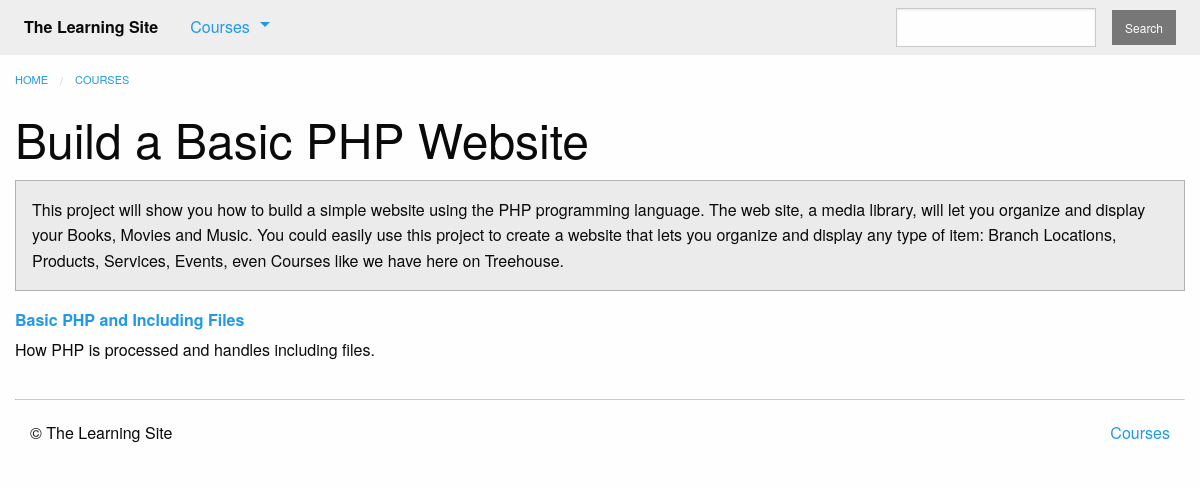
The app's page /courses/21/ with its own data.
### courses/models.py (models this page shows, shortened)
class Course(models.Model):
    created_at = models.DateTimeField(auto_now_add=True)
    title = models.CharField(max_length=255)
    description = models.TextField()
    teacher = models.ForeignKey(User)
    subject = models.CharField(default='', max_length=100)
    published = models.BooleanField(default=False)

class Step(models.Model):
    title = models.CharField(max_length=255)
    description = models.TextField()
    order = models.IntegerField(default=0)
    course = models.ForeignKey(Course)
    class Meta:
        abstract = True
        ordering = ['order',]

class Quiz(Step):
    total_questions = models.IntegerField(default=4)
    times_taken = models.IntegerField(default=0, editable=False)
    class Meta:
        verbose_name_plural = "Quizzes"
    def get_absolute_url(self):
        return reverse('courses:quiz', kwargs={
                'course_pk': self.course_id,
                'step_pk': self.id
            })

### courses/views.py (the view)
# urls.py: url(r'(?P<pk>\d+)/$', views.course_detail, name='detail'),
def course_detail(request, pk):
    course = get_object_or_404(models.Course, pk=pk, published=True)
    steps = sorted(chain(course.text_set.all(), course.quiz_set.all()),
                   key=lambda step: step.order)
    return render(request, 'courses/course_detail.html', {
            'course': course,
            'steps': steps
        })

### courses/templatetags/course_extras.py (called while the page is built)
@register.inclusion_tag('courses/course_nav.html')
def nav_courses_list():
    courses = Course.objects.filter(published=True).order_by('-created_at').values('id','title')[:5]
    return {'courses': courses}

@register.filter('markdown_to_html')
def markdown_to_html(markdown_text):
    html_body = markdown2.markdown(markdown_text)
    return mark_safe(html_body)

### courses/templates/courses/course_detail.html (shortened to what this page needs)
{% extends "courses/layout.html" %}
{% load course_extras %}
{% block content %}
    <div class="row columns">
        {{ block.super }}
        <article>
            <h1 class="">{{ course.title }}</h1>
            <div class="callout secondary">
                {{ course.description|markdown_to_html }}
            </div>
            <dl>
                {% for step in steps %}
                    <dt>
                        <a href="{{ step.get_absolute_url }}">{{ step.title }}</a>
                    </dt>
                    <dd>{{ step.description|markdown_to_html }}</dd>
                {% endfor %}
            </dl>
        </article>
    </div>
{% endblock %}

### records on screen
Course: title "Build a Basic PHP Website", description "This project will show you how to build a simple website using the PHP programming language. The web site, a media library, will let you organize and display your Books, Movies and Music. You could easily use this project to create a website that lets you organize and display any type of item: Branch Locations, Products, Services, Events, even Courses like we have here on Treehouse."
Quiz: title "Basic PHP and Including Files", description "How PHP is processed and handles including files."
